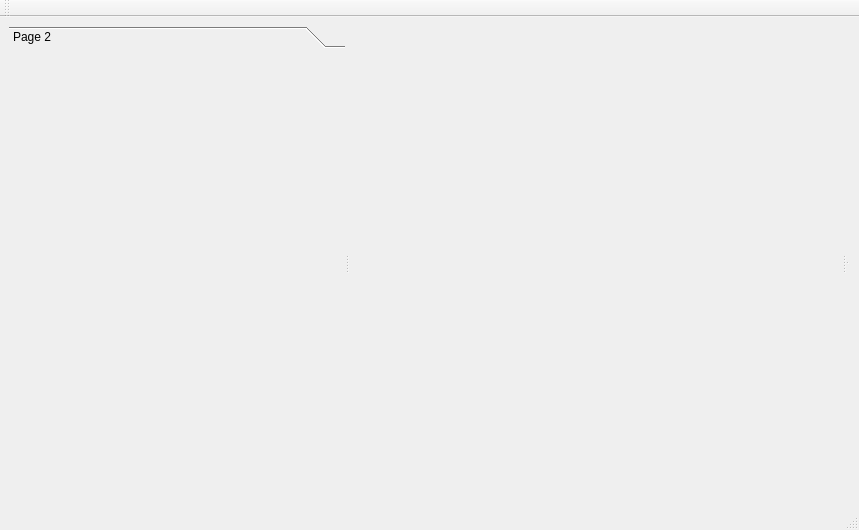
<?xml version="1.0" encoding="UTF-8"?>
<ui version="4.0">
 <class>MainWindow</class>
 <widget class="QMainWindow" name="MainWindow">
  <property name="geometry">
   <rect>
    <x>0</x>
    <y>0</y>
    <width>859</width>
    <height>530</height>
   </rect>
  </property>
  <property name="windowTitle">
   <string>CVGUI</string>
  </property>
  <widget class="QWidget" name="centralwidget">
   <layout class="QVBoxLayout" name="verticalLayout">
    <item>
     <widget class="QSplitter" name="splitter_2">
      <property name="orientation">
       <enum>Qt::Horizontal</enum>
      </property>
      <widget class="OperatorSelector" name="toolBox">
       <property name="currentIndex">
        <number>0</number>
       </property>
       <widget class="QWidget" name="page_2">
        <property name="geometry">
         <rect>
          <x>0</x>
          <y>0</y>
          <width>337</width>
          <height>428</height>
         </rect>
        </property>
        <attribute name="label">
         <string>Page 2</string>
        </attribute>
       </widget>
      </widget>
      <widget class="OperatorView" name="view" native="true"/>
      <widget class="QSplitter" name="splitter">
       <property name="orientation">
        <enum>Qt::Vertical</enum>
       </property>
       <widget class="QWidget" name="widget_2" native="true"/>
       <widget class="QWidget" name="widget_3" native="true"/>
      </widget>
     </widget>
    </item>
   </layout>
  </widget>
  <widget class="QMenuBar" name="menubar">
   <property name="geometry">
    <rect>
     <x>0</x>
     <y>0</y>
     <width>859</width>
     <height>22</height>
    </rect>
   </property>
  </widget>
  <widget class="QStatusBar" name="statusbar"/>
  <widget class="QToolBar" name="toolBar">
   <property name="windowTitle">
    <string>toolBar</string>
   </property>
   <attribute name="toolBarArea">
    <enum>TopToolBarArea</enum>
   </attribute>
   <attribute name="toolBarBreak">
    <bool>false</bool>
   </attribute>
  </widget>
 </widget>
 <customwidgets>
  <customwidget>
   <class>OperatorSelector</class>
   <extends>QToolBox</extends>
   <header location="global">operatorselector.h</header>
   <container>1</container>
  </customwidget>
  <customwidget>
   <class>OperatorView</class>
   <extends>QWidget</extends>
   <header location="global">operatorview.h</header>
   <container>1</container>
  </customwidget>
 </customwidgets>
 <resources/>
 <connections/>
</ui>
